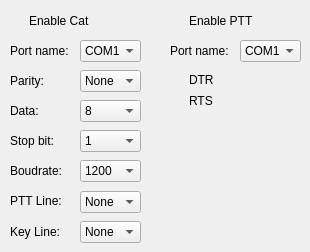
     <widget class="QWidget" name="page_3">
      <widget class="QCheckBox" name="chbCatEnable">
       <property name="geometry">
        <rect>
         <x>10</x>
         <y>10</y>
         <width>91</width>
         <height>21</height>
        </rect>
       </property>
       <property name="styleSheet">
        <string notr="true">background-color: rgba(255, 255, 255, 0);</string>
       </property>
       <property name="text">
        <string>Enable Cat</string>
       </property>
      </widget>
      <widget class="QComboBox" name="cbCatPortName">
       <property name="geometry">
        <rect>
         <x>80</x>
         <y>40</y>
         <width>61</width>
         <height>22</height>
        </rect>
       </property>
       <property name="styleSheet">
        <string notr="true"/>
       </property>
       <item>
        <property name="text">
         <string>COM1</string>
        </property>
       </item>
       <item>
        <property name="text">
         <string>COM2</string>
        </property>
       </item>
       <item>
        <property name="text">
         <string>COM3</string>
        </property>
       </item>
       <item>
        <property name="text">
         <string>COM4</string>
        </property>
       </item>
       <item>
        <property name="text">
         <string>COM5</string>
        </property>
       </item>
       <item>
        <property name="text">
         <string>COM6</string>
        </property>
       </item>
       <item>
        <property name="text">
         <string>COM7</string>
        </property>
       </item>
       <item>
        <property name="text">
         <string>COM8</string>
        </property>
       </item>
       <item>
        <property name="text">
         <string>COM9</string>
        </property>
       </item>
       <item>
        <property name="text">
         <string>COM10</string>
        </property>
       </item>
       <item>
        <property name="text">
         <string>COM11</string>
        </property>
       </item>
       <item>
        <property name="text">
         <string>COM12</string>
        </property>
       </item>
       <item>
        <property name="text">
         <string>COM13</string>
        </property>
       </item>
       <item>
        <property name="text">
         <string>COM14</string>
        </property>
       </item>
       <item>
        <property name="text">
         <string>COM15</string>
        </property>
       </item>
       <item>
        <property name="text">
         <string>COM16</string>
        </property>
       </item>
       <item>
        <property name="text">
         <string>COM17</string>
        </property>
       </item>
       <item>
        <property name="text">
         <string>COM18</string>
        </property>
       </item>
      </widget>
      <widget class="QComboBox" name="cbCatParity">
       <property name="geometry">
        <rect>
         <x>80</x>
         <y>70</y>
         <width>61</width>
         <height>22</height>
        </rect>
       </property>
       <item>
        <property name="text">
         <string>None</string>
        </property>
       </item>
       <item>
        <property name="text">
         <string>Odd</string>
        </property>
       </item>
       <item>
        <property name="text">
         <string>Even</string>
        </property>
       </item>
       <item>
        <property name="text">
         <string>Mark</string>
        </property>
       </item>
       <item>
        <property name="text">
         <string>Space</string>
        </property>
       </item>
      </widget>
      <widget class="QComboBox" name="cbCatData">
       <property name="geometry">
        <rect>
         <x>80</x>
         <y>100</y>
         <width>61</width>
         <height>22</height>
        </rect>
       </property>
       <property name="currentIndex">
        <number>3</number>
       </property>
       <item>
        <property name="text">
         <string>5</string>
        </property>
       </item>
       <item>
        <property name="text">
         <string>6</string>
        </property>
       </item>
       <item>
        <property name="text">
         <string>7</string>
        </property>
       </item>
       <item>
        <property name="text">
         <string>8</string>
        </property>
       </item>
      </widget>
      <widget class="QComboBox" name="cbCatStopBits">
       <property name="geometry">
        <rect>
         <x>80</x>
         <y>130</y>
         <width>61</width>
         <height>22</height>
        </rect>
       </property>
       <item>
        <property name="text">
         <string>1</string>
        </property>
       </item>
       <item>
        <property name="text">
         <string>1.5</string>
        </property>
       </item>
       <item>
        <property name="text">
         <string>2</string>
        </property>
       </item>
      </widget>
      <widget class="QLabel" name="label_50">
       <property name="geometry">
        <rect>
         <x>10</x>
         <y>40</y>
         <width>61</width>
         <height>21</height>
        </rect>
       </property>
       <property name="styleSheet">
        <string notr="true">background-color: rgba(255, 255, 255, 0);</string>
       </property>
       <property name="text">
        <string>Port name:</string>
       </property>
      </widget>
      <widget class="QLabel" name="label_52">
       <property name="geometry">
        <rect>
         <x>10</x>
         <y>70</y>
         <width>61</width>
         <height>21</height>
        </rect>
       </property>
       <property name="styleSheet">
        <string notr="true">background-color: rgba(255, 255, 255, 0);</string>
       </property>
       <property name="text">
        <string>Parity:</string>
       </property>
      </widget>
      <widget class="QLabel" name="label_53">
       <property name="geometry">
        <rect>
         <x>10</x>
         <y>100</y>
         <width>61</width>
         <height>21</height>
        </rect>
       </property>
       <property name="styleSheet">
        <string notr="true">background-color: rgba(255, 255, 255, 0);</string>
       </property>
       <property name="text">
        <string>Data:</string>
       </property>
      </widget>
      <widget class="QLabel" name="label_54">
       <property name="geometry">
        <rect>
         <x>10</x>
         <y>130</y>
         <width>61</width>
         <height>21</height>
        </rect>
       </property>
       <property name="styleSheet">
        <string notr="true">background-color: rgba(255, 255, 255, 0);</string>
       </property>
       <property name="text">
        <string>Stop bit:</string>
       </property>
      </widget>
      <widget class="QComboBox" name="cbBaudRate">
       <property name="geometry">
        <rect>
         <x>80</x>
         <y>160</y>
         <width>61</width>
         <height>22</height>
        </rect>
       </property>
       <item>
        <property name="text">
         <string>1200</string>
        </property>
       </item>
       <item>
        <property name="text">
         <string>2400</string>
        </property>
       </item>
       <item>
        <property name="text">
         <string>4800</string>
        </property>
       </item>
       <item>
        <property name="text">
         <string>9600</string>
        </property>
       </item>
       <item>
        <property name="text">
         <string>19200</string>
        </property>
       </item>
       <item>
        <property name="text">
         <string>56000</string>
        </property>
       </item>
       <item>
        <property name="text">
         <string>57600</string>
        </property>
       </item>
       <item>
        <property name="text">
         <string>115200</string>
        </property>
       </item>
       <item>
        <property name="text">
         <string>250000</string>
        </property>
       </item>
      </widget>
      <widget class="QLabel" name="label_63">
       <property name="geometry">
        <rect>
         <x>10</x>
         <y>160</y>
         <width>61</width>
         <height>21</height>
        </rect>
       </property>
       <property name="styleSheet">
        <string notr="true">background-color: rgba(255, 255, 255, 0);</string>
       </property>
       <property name="text">
        <string>Boudrate:</string>
       </property>
      </widget>
      <widget class="QCheckBox" name="chbPttEnable">
       <property name="geometry">
        <rect>
         <x>170</x>
         <y>10</y>
         <width>91</width>
         <height>21</height>
        </rect>
       </property>
       <property name="styleSheet">
        <string notr="true">background-color: rgba(255, 255, 255, 0);</string>
       </property>
       <property name="text">
        <string>Enable PTT</string>
       </property>
      </widget>
      <widget class="QComboBox" name="cbPttPortName">
       <property name="geometry">
        <rect>
         <x>240</x>
         <y>40</y>
         <width>61</width>
         <height>22</height>
        </rect>
       </property>
       <property name="styleSheet">
        <string notr="true"/>
       </property>
       <item>
        <property name="text">
         <string>COM1</string>
        </property>
       </item>
       <item>
        <property name="text">
         <string>COM2</string>
        </property>
       </item>
       <item>
        <property name="text">
         <string>COM3</string>
        </property>
       </item>
       <item>
        <property name="text">
         <string>COM4</string>
        </property>
       </item>
       <item>
        <property name="text">
         <string>COM5</string>
        </property>
       </item>
       <item>
        <property name="text">
         <string>COM6</string>
        </property>
       </item>
       <item>
        <property name="text">
         <string>COM7</string>
        </property>
       </item>
       <item>
        <property name="text">
         <string>COM8</string>
        </property>
       </item>
       <item>
        <property name="text">
         <string>COM9</string>
        </property>
       </item>
       <item>
        <property name="text">
         <string>COM10</string>
        </property>
       </item>
       <item>
        <property name="text">
         <string>COM11</string>
        </property>
       </item>
       <item>
        <property name="text">
         <string>COM12</string>
        </property>
       </item>
       <item>
        <property name="text">
         <string>COM13</string>
        </property>
       </item>
       <item>
        <property name="text">
         <string>COM14</string>
        </property>
       </item>
       <item>
        <property name="text">
         <string>COM15</string>
        </property>
       </item>
       <item>
        <property name="text">
         <string>COM16</string>
        </property>
       </item>
       <item>
        <property name="text">
         <string>COM17</string>
        </property>
       </item>
       <item>
        <property name="text">
         <string>COM18</string>
        </property>
       </item>
      </widget>
      <widget class="QLabel" name="label_56">
       <property name="geometry">
        <rect>
         <x>170</x>
         <y>40</y>
         <width>61</width>
         <height>21</height>
        </rect>
       </property>
       <property name="styleSheet">
        <string notr="true">background-color: rgba(255, 255, 255, 0);</string>
       </property>
       <property name="text">
        <string>Port name:</string>
       </property>
      </widget>
      <widget class="QCheckBox" name="chbPttDtr">
       <property name="geometry">
        <rect>
         <x>170</x>
         <y>69</y>
         <width>91</width>
         <height>21</height>
        </rect>
       </property>
       <property name="styleSheet">
        <string notr="true">background-color: rgba(255, 255, 255, 0);</string>
       </property>
       <property name="text">
        <string>DTR</string>
       </property>
      </widget>
      <widget class="QCheckBox" name="chbPttRts">
       <property name="geometry">
        <rect>
         <x>170</x>
         <y>90</y>
         <width>91</width>
         <height>21</height>
        </rect>
       </property>
       <property name="styleSheet">
        <string notr="true">background-color: rgba(255, 255, 255, 0);</string>
       </property>
       <property name="text">
        <string>RTS</string>
       </property>
      </widget>
      <widget class="QComboBox" name="cbCatPttLine">
       <property name="geometry">
        <rect>
         <x>80</x>
         <y>191</y>
         <width>61</width>
         <height>22</height>
        </rect>
       </property>
       <property name="currentIndex">
        <number>0</number>
       </property>
       <item>
        <property name="text">
         <string>None</string>
        </property>
       </item>
       <item>
        <property name="text">
         <string>DTR</string>
        </property>
       </item>
       <item>
        <property name="text">
         <string>RTS</string>
        </property>
       </item>
      </widget>
      <widget class="QComboBox" name="cbCatKeyLine">
       <property name="geometry">
        <rect>
         <x>80</x>
         <y>221</y>
         <width>61</width>
         <height>22</height>
        </rect>
       </property>
       <item>
        <property name="text">
         <string>None</string>
        </property>
       </item>
       <item>
        <property name="text">
         <string>DTR</string>
        </property>
       </item>
       <item>
        <property name="text">
         <string>RTS</string>
        </property>
       </item>
      </widget>
      <widget class="QLabel" name="label_89">
       <property name="geometry">
        <rect>
         <x>10</x>
         <y>221</y>
         <width>61</width>
         <height>21</height>
        </rect>
       </property>
       <property name="styleSheet">
        <string notr="true">background-color: rgba(255, 255, 255, 0);</string>
       </property>
       <property name="text">
        <string>Key Line:</string>
       </property>
      </widget>
      <widget class="QLabel" name="label_90">
       <property name="geometry">
        <rect>
         <x>10</x>
         <y>190</y>
         <width>61</width>
         <height>21</height>
        </rect>
       </property>
       <property name="styleSheet">
        <string notr="true">background-color: rgba(255, 255, 255, 0);</string>
       </property>
       <property name="text">
        <string>PTT Line:</string>
       </property>
      </widget>
     </widget>
